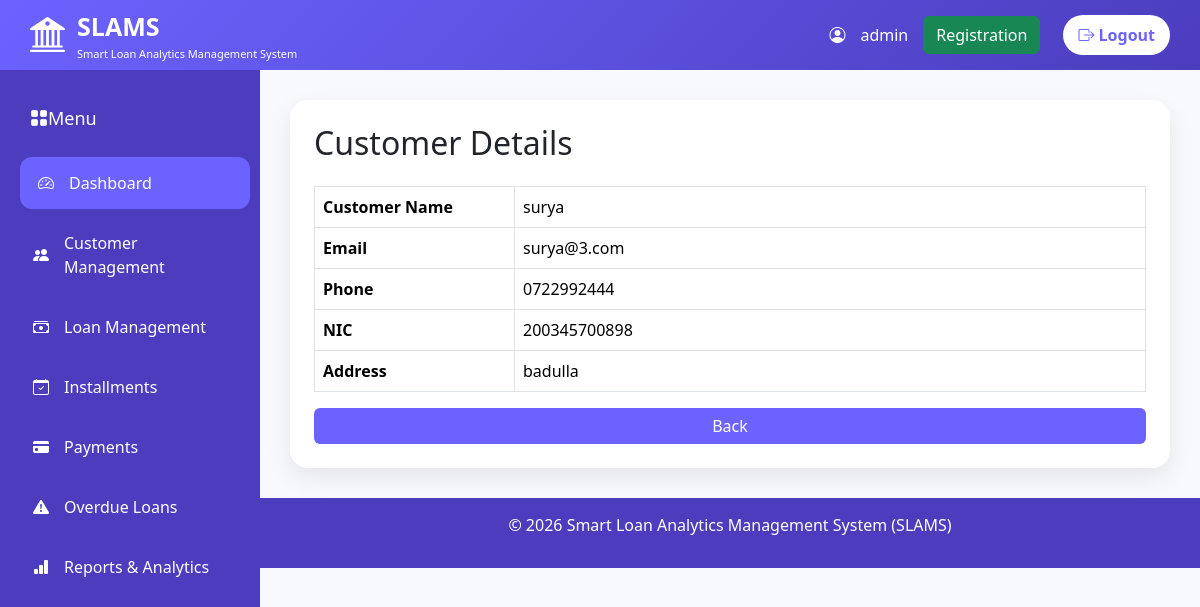
Screenshot of /customers/view_customer.php?id=10 (signed in) with the database file from the repository.
### tables this page shows
CREATE TABLE `customers` (
  `id` int(11) NOT NULL,
  `user_id` int(11) DEFAULT NULL,
  `phone` varchar(20) DEFAULT NULL,
  `address` text DEFAULT NULL,
  `nic` varchar(20) DEFAULT NULL
);

CREATE TABLE `users` (
  `id` int(11) NOT NULL,
  `name` varchar(100) DEFAULT NULL,
  `email` varchar(100) DEFAULT NULL,
  `password` varchar(255) DEFAULT NULL,
  `role` enum('admin','customer') DEFAULT 'customer'
);

### customers/view_customer.php (the view, shortened to what this page needs)
<?php
include "../config/auth.php";
include "../includes/header.php";
include "../includes/navbar.php";
include "../includes/sidebar.php";
$id=intval($_GET['id']);
$stmt=$conn->prepare("SELECT customers.*,users.name,users.email FROM customers
INNER JOIN users ON customers.user_id=users.id WHERE customers.id=?");
$stmt->bind_param("i",$id);
$stmt->execute();
$result=$stmt->get_result();
$row=$result->fetch_assoc();
?>
<div class="content">
<div class="card p-4">
<h2 class="mb-4">Customer Details</h2>
<table class="table table-bordered">
<tr>
<th width="200">Customer Name</th>
<td><?= $row['name']; ?></td>
</tr>
<tr>
<th>Email</th>
<td><?= $row['email']; ?></td>
</tr>
<tr>
<th>Phone</th>
<td><?= $row['phone']; ?></td>
</tr>
<tr>
<th>NIC</th>
<td><?= $row['nic']; ?></td>
</tr>
<tr>
<th>Address</th>
<td><?= $row['address']; ?></td>
</tr>
</table>
<a href="customer_list.php" class="btn btn-primary">Back</a>
</div>
</div>
<?php
include "../includes/footer.php";
?>

### assets/css/style.css (style rules this page uses)
* { box-sizing:border-box; }
body { margin:0; font-family:Arial, sans-serif sans-serif; background:#f5f3ff; }
* { margin:0; padding:0; box-sizing:border-box; }
body { background:#F8F9FC; font-family:'Segoe UI',sans-serif; }
.content { margin-left:260px; padding:100px 30px 30px; }
.card { border:none; border-radius:18px; box-shadow:0 10px 25px rgba(0,0,0,0.08); }
.btn-primary { background:#6C63FF; border:none; }

### rows the page displays
customers: user.name "surya", user.email "surya@3.com", phone "0722992444", nic "200345700898", address "badulla"

### other values shown
$_SESSION['name'] "admin"
